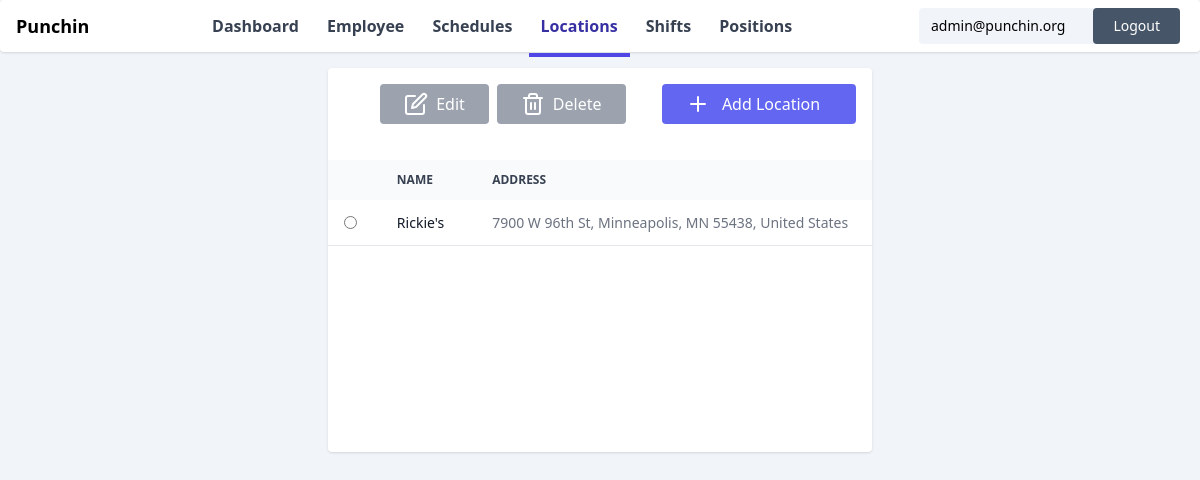
The page /dashboard/locations/ (signed in) on the database as committed earlier.
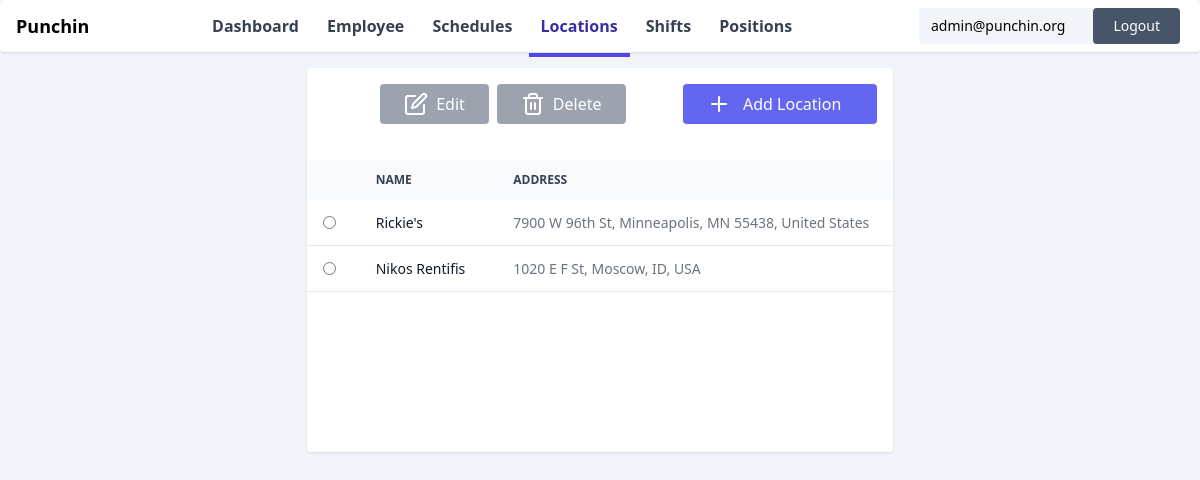
The same page on the database as committed later.
### core/models.py (models this page shows, shortened)
class Location(models.Model):
    organization = models.ForeignKey(Organization, on_delete=models.CASCADE, related_name='locations')
    name = models.CharField(max_length=100)
    address = models.CharField(max_length=255)
    longitude = models.FloatField(default=0)
    latitude = models.FloatField(default=0)

### core/views.py (the view)
# urls.py: path('dashboard/locations/', views.locations_list_view, name='locations'),
@login_required
@get_organization
def locations_list_view(request, organization):
    locations = organization.locations.all()
    return render(request, 'dashboard/locations.html', {'nav_items': nav_items,'locations': locations})

### core/views.py (called while the page is built)
def get_organization(view_func):
    @wraps(view_func)
    def wrapper(request, *args, **kwargs):
        user = request.user
        try:
            organization = user.admin_of
            kwargs['organization'] = organization
        except Organization.DoesNotExist:
            return redirect('punch_in_out')
        return view_func(request, *args, **kwargs)
    return wrapper

### core/templates/dashboard/locations.html (shortened to what this page needs)
{% extends './main.html' %}
{% block body %}
<div id="locationApp">
    <div class="container rounded bg-white mt-4 shadow min-h-96">
        <div class="header mb-5 text-center p-4 flex justify-between items-center">
            <div class="flex gap-2" v-show="selectedLocation">
                <button href="#updateLocationModal" class="bg-gray-400 text-white hover:bg-slate-700 flex items-center space-x-2 px-6 py-2 rounded" id="openModal" onclick="openModal('updateLocationModal')">
                  <span data-feather="edit"></span>
                  <span>Edit</span>
                </button>
                <form action="{% url 'delete_location' %}" method="post">
                    <button type="submit" class="bg-gray-400 text-white hover:bg-slate-700 flex items-center space-x-2 px-6 py-2 rounded" onclick="deleteLocation(event)">
                    <span data-feather="trash-2"></span>
                    <span>Delete</span>
                    </button>
                </form>
              </div>
            <button href="#addLocationModal"
                class="bg-indigo-500 text-white hover:indigo-900 px-6 py-2 rounded flex justify-between" id="openModal"
                onclick="openModal('addLocationModal')"><span data-feather="plus"></span> <span class="mx-3">Add
                    Location</span></button>
        </div>
        <div class="body">
            <div class="relative overflow-x-auto w-full">
                <table class="w-full text-sm text-left rtl:text-right text-gray-500" id="employeeTable">
                    <thead class="text-xs text-gray-700 uppercase bg-gray-50">
                        <tr>
                            <th scope="col" class="p-4">
                            </th>
                            <th scope="col" class="px-6 py-3">
                                Name
                            </th>
                            <th scope="col" class="px-6 py-3">
                                Address
                            </th>
                        </tr>
                    </thead>
                    <tbody>
                           {% for location in locations %}
                        <tr class="bg-white border-b text-sm ">
                            <td class="w-4 p-4">
                                <div class="flex items-center">
                                    <input id="checkbox-table-search-1" type="radio" name="loc"
                                        class=" text-blue-600 bg-gray-100 border-gray-300 rounded focus:ring-blue-500" @change="selectLocation({
                                            address:`{{location.address}}`,
                                            longitude:'{{location.longitude}}',
                                            latitude:'{{location.latitude}}',
                                            id:'{{location.id}}',
                                            name:`{{location.name}}`
                                        })"/>
                                </div>
                            </td>
                            <td scope="row" class="px-6 py-2 font-medium text-gray-900 whitespace-nowrap">
                                {{location.name}}
                            </td>
                            <td class="px-6 py-2">
                                {{location.address}}
                            </td>
                        </tr>
                        {% endfor %}
                    </tbody>
                </table>
            </div>
        </div>
    </div>
</div>
<br>
{% endblock %}

### core/templates/dashboard/main.html (shortened to what this page needs)
{% extends 'base.html' %}
{% block content %}
<div class="w-full">
    <div id="navbar" class="rounded flex justify-between items-center p-1 bg-white shadow w-full px-4">
        <div class="logo">
            <a href="/">
                <h1 class="font-bold text-lg">Punchin</h1>
            </a>
        </div>
        <div id="menu-items">
                {% for nav_item in nav_items %}
                    <a href="/dashboard/{{nav_item.link}}"  class="py-4 px-3 text-gray-700 nav_link hover:text-salte-800 hover:border-slate-600 font-semibold hover:border-b-4">{{ nav_item.name }}</a>
                {% endfor %}
        </div>
        <div class="form-inline p-1 rounded">
            <form action="{% url 'logout' %}" method="post" class="flex items-center bg-slate-100 rounded">
                <span class="mr-4 text-sm px-3">{{ request.user.email }}</span>
                <button type="submit" class="p-2 bg-slate-600 text-white rounded hover:bg-red-600 px-5 text-sm">Logout</button>
            </form>
        </div>
    </div>
    <div class="flex w-full justify-center">
        {% block body %}{% endblock %}
    </div>
</div>
{% endblock content %}

Rows that differ between the two databases and show on the page:
added Location: name "Nikos Rentifis", address "1020 E F St, Moscow, ID, USA"
